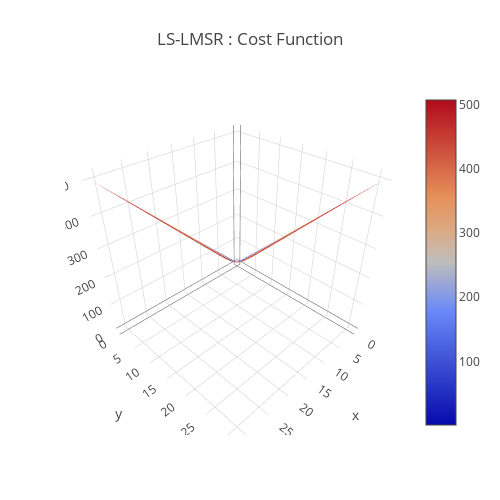

Write notebook code for a chart like this one.
### Code cell
a = 0.01
data = [
    go.Surface(
        z=cost_function(x,y,a)
    )
]
layout = go.Layout(
    title='LS-LMSR : Cost Function',
    autosize=False,
    width=500,
    height=500,
    margin=dict(
        l=65,
        r=50,
        b=65,
        t=90
    )
)
fig = go.Figure(data=data, layout=layout)
URL = plotly.offline.iplot(fig, filename='Costfunction-3d-surface.html')

### Figure 1 — Plotly figure (JSON) as saved in the notebook; plotly's stock layout.template omitted (floating-point values rounded to 4 significant figures; data arrays with more than 128 entries replaced by an {"elided": "..."} marker saying what was removed)
{"data": [{"type": "surface", "uid": "87876186-9b89-4dfc-82d8-6e7244a666b3", "z": {"elided": "32x32 float values"}}], "layout": {"autosize": false, "height": 500, "margin": {"b": 65, "l": 65, "r": 50, "t": 90}, "title": {"text": "LS-LMSR : Cost Function"}, "width": 500}}
